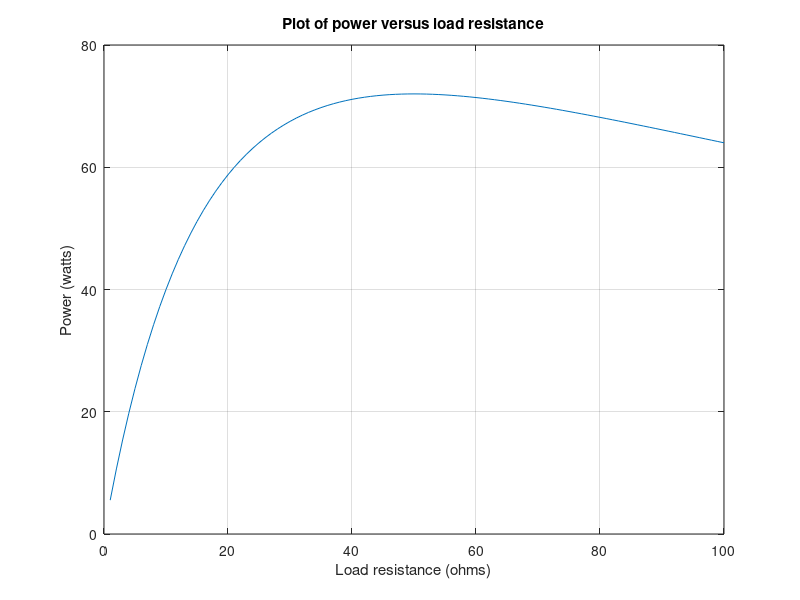

This chart was generated by the following MATLAB code:
%  The program must perform the following steps:
% 1. Create an array of possible values for the load resistance RL. The array
% will vary RL from 1 	 to 100 	 in 1 	 steps.
% 2. Calculate the current for each value of RL.
% 3. Calculate the power supplied to the load for each value of RL.
% 4. Plot the power supplied to the load for each value of RL, and determine the
% value of load resistance resulting in the maximum power.
Volts=120;
Rs=50;
Rl=1:1:100;
amper=Volts./(Rs+Rl);
P=(amper.^2).*Rl;
plot(Rl,P);
title('Plot of power versus load resistance');
xlabel('Load resistance (ohms)');
ylabel('Power (watts)');
grid on;
